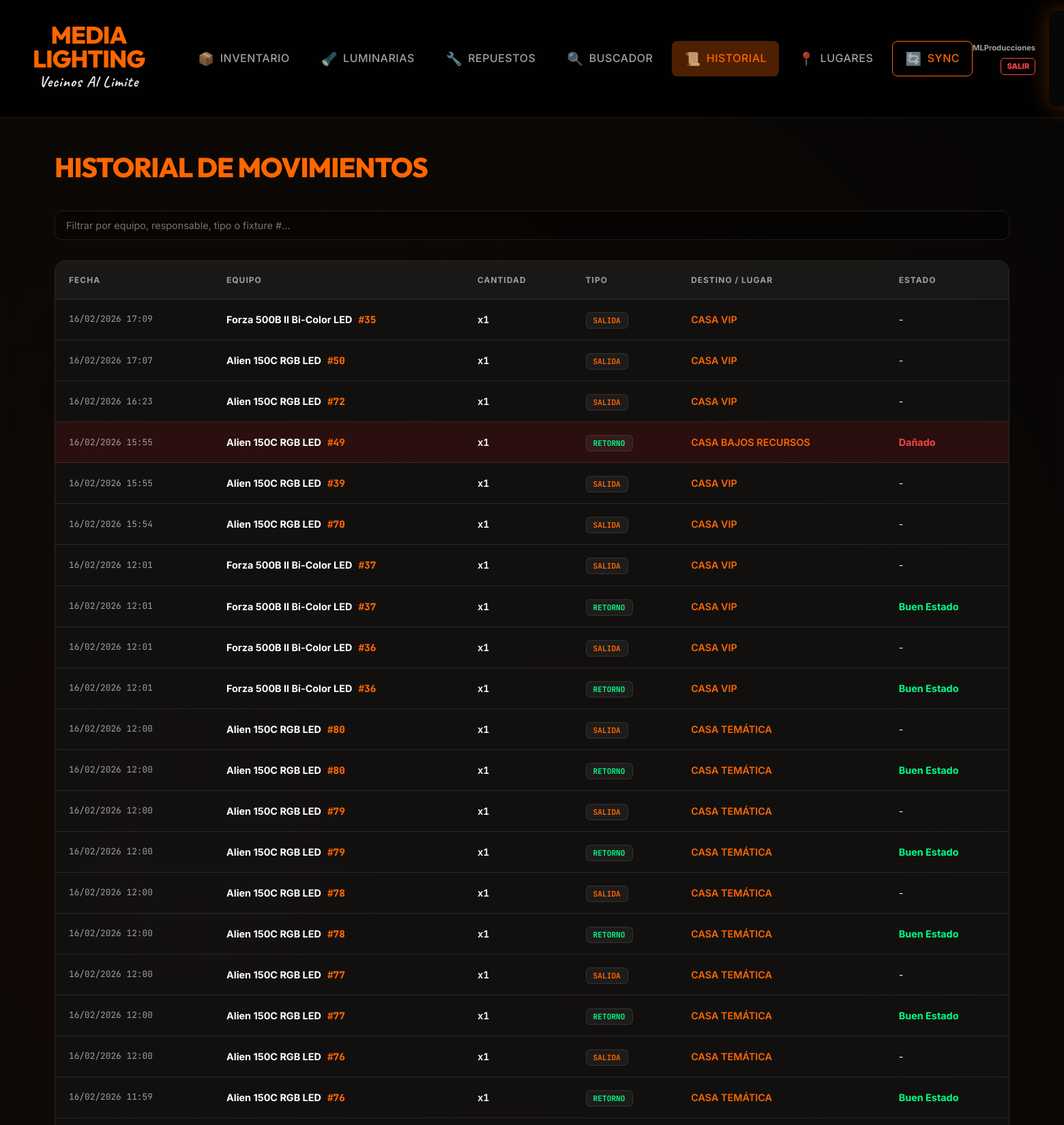
The page /historial (signed in, upper part) on the database its author committed.
### app.py (models this page shows, shortened)
class Historial(db.Model):
    id = db.Column(db.Integer, primary_key=True)
    equipo_id = db.Column(db.Integer, db.ForeignKey('equipo.id'), nullable=False)
    tipo = db.Column(db.String(20))
    usuario = db.Column(db.String(100))
    cantidad = db.Column(db.Integer, default=1)
    observaciones = db.Column(db.Text, default="") # Nuevo: Observaciones del movimiento
    estado_al_retorno = db.Column(db.String(50), default="Buen Estado") # Nuevo: Estado reportado (Dañado/OK)
    fecha = db.Column(db.DateTime, default=datetime.now)
    equipo_individual_id = db.Column(db.Integer, db.ForeignKey('equipo_individual.id'), nullable=True) # Vinculación opcional con equipo individual

class Equipo(db.Model):
    id = db.Column(db.Integer, primary_key=True)
    nombre = db.Column(db.String(100), nullable=False)
    categoria = db.Column(db.String(50), nullable=False)
    marca = db.Column(db.String(50))
    cantidad_total = db.Column(db.Integer, default=1)
    cantidad_en_uso = db.Column(db.Integer, default=0)
    fecha_ingreso = db.Column(db.String(10))
    observaciones = db.Column(db.Text, default="")
    danado = db.Column(db.Boolean, default=False) # Nuevo: Indicar si el equipo está dañado
    manual_filename = db.Column(db.String(200))
    gestion_individual = db.Column(db.Boolean, default=False) # True para equipos que se gestionan individualmente (ej: Luminarias)
    movimientos = db.relationship('Historial', backref='equipo', cascade="all, delete-orphan")
    documentos = db.relationship('Documento', backref='equipo', cascade="all, delete-orphan")
    stocks_por_lugar = db.relationship('StockLugar', backref='equipo', cascade="all, delete-orphan")
    compatibles = db.relationship(
        'Equipo',
        secondary='compatibilidad',
        primaryjoin='Equipo.id==compatibilidad.c.equipo_id',
        secondaryjoin='Equipo.id==compatibilidad.c.compatible_id',
        backref='es_compatible_con'
    )

class EquipoIndividual(db.Model):
    id = db.Column(db.Integer, primary_key=True)
    equipo_grupo_id = db.Column(db.Integer, db.ForeignKey('equipo.id'), nullable=False)
    numero_serie = db.Column(db.String(100), nullable=False)
    numero_fixture = db.Column(db.Integer)  # Número físico del equipo (1, 2, 3...)
    danado = db.Column(db.Boolean, default=False)
    observaciones_individuales = db.Column(db.Text, default="")
    fecha_ingreso = db.Column(db.String(10))
    en_uso = db.Column(db.Boolean, default=False)
    ubicacion_actual = db.Column(db.String(200))  # Última ubicación registrada
    equipo_grupo = db.relationship('Equipo', backref='equipos_individuales')
    movimientos = db.relationship('Historial', backref='equipo_individual', foreign_keys='Historial.equipo_individual_id')

### app.py (the view)
@app.route('/historial')
@login_required
def mostrar_historial():
    registros = Historial.query.order_by(Historial.id.desc()).all()
    return render_template('historial.html', registros=registros)

### app.py (called while the page is built)
def login_required(f):
    @wraps(f)
    def decorated_function(*args, **kwargs):
        if 'user_id' not in session:
            flash("Por favor, inicia sesión para acceder.", "warning")
            return redirect(url_for('login'))
        return f(*args, **kwargs)
    return decorated_function

### templates/historial.html (shortened to what this page needs)
{% extends "base.html" %}
{% block content %}
<h1>HISTORIAL DE MOVIMIENTOS</h1>
<div class="search-box" style="margin-bottom:30px;">
    <input type="text" id="filtroHistorial" onkeyup="filtrarH()"
        placeholder="Filtrar por equipo, responsable, tipo o fixture #...">
</div>
<div class="table-container">
    <table id="tablaHistorial">
        <thead>
            <tr>
                <th>FECHA</th>
                <th>EQUIPO</th>
                <th>CANTIDAD</th>
                <th>TIPO</th>
                <th>DESTINO / LUGAR</th>
                <th>ESTADO</th>
            </tr>
        </thead>
        <tbody>
            {% for h in registros %}
            <tr class="fila-h" style="{{ 'background: rgba(255,0,0,0.1);' if h.estado_al_retorno == 'Dañado' }}">
                <td style="color:var(--text-dim); font-family: 'JetBrains Mono'; font-size: 0.8rem;">
                    {{ h.fecha.strftime('%d/%m/%Y %H:%M') }}
                </td>
                <td>
                    <b>{{ h.equipo.nombre if h.equipo else "Eliminado" }}</b>
                    {% if h.equipo_individual %}
                    <span
                        style="color: var(--orange); font-family: 'JetBrains Mono'; font-weight: 800; margin-left: 5px;">
                        #{{ h.equipo_individual.numero_fixture }}
                    </span>
                    {% endif %}
                </td>
                <td><span style="font-family: 'JetBrains Mono'; font-weight: 700;">x{{ h.cantidad }}</span></td>
                <td>
                    <span class="badge" style="color: {{ 'var(--orange)' if h.tipo == 'SALIDA' else 'var(--green)' }}">
                        {{ h.tipo }}
                    </span>
                </td>
                <td>
                    <span style="color: var(--orange); font-weight: 600; text-transform: uppercase;">
                        {{ h.usuario }}
                    </span>
                </td>
                <td>
                    {% if h.tipo == 'RETORNO' %}
                    <span
                        style="color: {{ 'var(--red)' if h.estado_al_retorno == 'Dañado' else 'var(--green)' }}; font-weight:bold;">
                        {{ h.estado_al_retorno }}
                    </span>
                    {% else %}
                    -
                    {% endif %}
                </td>
            </tr>
            {% endfor %}
        </tbody>
    </table>
</div>
{% endblock %}

### static/style.css (style rules this page uses)
:root { --orange: #ff6600; --orange-glow: rgba(255, 102, 0, 0.3); --dark-bg: #050505; --card-bg: rgba(20, 20, 20, 0.7); --nav-bg: rgba(0, 0, 0, 0.8); --border: rgba(255, 255, 255, 0.1); --border-hover: rgba(255, 255, 255, 0.2); --text-main: #ffffff; --text-dim: #a0a0a0; --green: #00ff88; --red: #ff4444; --glass: blur(10px); }
body { font-family: 'Inter', sans-serif; background-color: var(--dark-bg); background-image: radial-gradient(circle at 20% 20%, rgba(255, 102, 0, 0.05) 0%, transparent 40%), radial-gradient(circle at 80% 80%, rgba(255, 102, 0, 0.05) 0%, transparent 40%); color: var(--text-main); margin: 0; line-height: 1.6; overflow-x: hidden; animation: fadeInPage 0.5s ease-out; }
.table-container, .form-box, .card { backface-visibility: hidden; -webkit-backface-visibility: hidden; transform: translateZ(0); }
h1, h2, h3 { font-family: 'Outfit', sans-serif; margin-top: 0; }
h1 { color: var(--orange); font-size: 2.5rem; font-weight: 800; margin-bottom: 2rem; letter-spacing: -1px; }
.table-container { border-radius: 16px; overflow: hidden; border: 1px solid var(--border); background: var(--card-bg); margin-top: 20px; }
table { width: 100%; border-collapse: collapse; }
th { background: rgba(255, 255, 255, 0.03); color: var(--text-dim); padding: 18px 20px; text-align: left; font-size: 0.75rem; font-weight: 700; text-transform: uppercase; letter-spacing: 1px; border-bottom: 1px solid var(--border); }
td { padding: 18px 20px; border-bottom: 1px solid var(--border); font-size: 0.9rem; color: var(--text-main); }
input, textarea, select { background: rgba(0, 0, 0, 0.3); border: 1px solid var(--border); color: white; padding: 12px 16px; border-radius: 10px; font-family: inherit; font-size: 0.9rem; transition: all 0.3s ease; width: 100%; box-sizing: border-box; }
.badge { padding: 4px 10px; border-radius: 6px; font-size: 0.7rem; font-weight: 700; font-family: 'JetBrains Mono', monospace; background: rgba(255, 255, 255, 0.05); color: var(--text-dim); border: 1px solid var(--border); }

### rows shown on the page
Historial: fecha "16/02/2026 17:09", equipo "Forza 500B II Bi-Color LED", equipo_individual.numero_fixture "35", cantidad "1", tipo "SALIDA", usuario "CASA VIP"
Historial: fecha "16/02/2026 17:07", equipo "Alien 150C RGB LED", equipo_individual.numero_fixture "50", cantidad "1", tipo "SALIDA", usuario "CASA VIP"
Historial: fecha "16/02/2026 16:23", equipo "Alien 150C RGB LED", equipo_individual.numero_fixture "72", cantidad "1", tipo "SALIDA", usuario "CASA VIP"
Historial: fecha "16/02/2026 15:55", equipo "Alien 150C RGB LED", equipo_individual.numero_fixture "49", cantidad "1", tipo "RETORNO", usuario "CASA BAJOS RECURSOS", estado_al_retorno "Dañado"
Historial: fecha "16/02/2026 15:55", equipo "Alien 150C RGB LED", equipo_individual.numero_fixture "39", cantidad "1", tipo "SALIDA", usuario "CASA VIP"
Historial: fecha "16/02/2026 15:54", equipo "Alien 150C RGB LED", equipo_individual.numero_fixture "70", cantidad "1", tipo "SALIDA", usuario "CASA VIP"
Historial: fecha "16/02/2026 12:01", equipo "Forza 500B II Bi-Color LED", equipo_individual.numero_fixture "37", cantidad "1", tipo "SALIDA", usuario "CASA VIP"
Historial: fecha "16/02/2026 12:01", equipo "Forza 500B II Bi-Color LED", equipo_individual.numero_fixture "37", cantidad "1", tipo "RETORNO", usuario "CASA VIP", estado_al_retorno "Buen Estado"
Historial: fecha "16/02/2026 12:01", equipo "Forza 500B II Bi-Color LED", equipo_individual.numero_fixture "36", cantidad "1", tipo "SALIDA", usuario "CASA VIP"
Historial: fecha "16/02/2026 12:01", equipo "Forza 500B II Bi-Color LED", equipo_individual.numero_fixture "36", cantidad "1", tipo "RETORNO", usuario "CASA VIP", estado_al_retorno "Buen Estado"
Historial: fecha "16/02/2026 12:00", equipo "Alien 150C RGB LED", equipo_individual.numero_fixture "80", cantidad "1", tipo "SALIDA", usuario "CASA TEMÁTICA"
Historial: fecha "16/02/2026 12:00", equipo "Alien 150C RGB LED", equipo_individual.numero_fixture "80", cantidad "1", tipo "RETORNO", usuario "CASA TEMÁTICA", estado_al_retorno "Buen Estado"
Historial: fecha "16/02/2026 12:00", equipo "Alien 150C RGB LED", equipo_individual.numero_fixture "79", cantidad "1", tipo "SALIDA", usuario "CASA TEMÁTICA"
Historial: fecha "16/02/2026 12:00", equipo "Alien 150C RGB LED", equipo_individual.numero_fixture "79", cantidad "1", tipo "RETORNO", usuario "CASA TEMÁTICA", estado_al_retorno "Buen Estado"
Historial: fecha "16/02/2026 12:00", equipo "Alien 150C RGB LED", equipo_individual.numero_fixture "78", cantidad "1", tipo "SALIDA", usuario "CASA TEMÁTICA"
Historial: fecha "16/02/2026 12:00", equipo "Alien 150C RGB LED", equipo_individual.numero_fixture "78", cantidad "1", tipo "RETORNO", usuario "CASA TEMÁTICA", estado_al_retorno "Buen Estado"
Historial: fecha "16/02/2026 12:00", equipo "Alien 150C RGB LED", equipo_individual.numero_fixture "77", cantidad "1", tipo "SALIDA", usuario "CASA TEMÁTICA"
Historial: fecha "16/02/2026 12:00", equipo "Alien 150C RGB LED", equipo_individual.numero_fixture "77", cantidad "1", tipo "RETORNO", usuario "CASA TEMÁTICA", estado_al_retorno "Buen Estado"
Historial: fecha "16/02/2026 12:00", equipo "Alien 150C RGB LED", equipo_individual.numero_fixture "76", cantidad "1", tipo "SALIDA", usuario "CASA TEMÁTICA"
Historial: fecha "16/02/2026 11:59", equipo "Alien 150C RGB LED", equipo_individual.numero_fixture "76", cantidad "1", tipo "RETORNO", usuario "CASA TEMÁTICA", estado_al_retorno "Buen Estado"

### other values the page prints
{{ session['username'] }} "MLProducciones"
